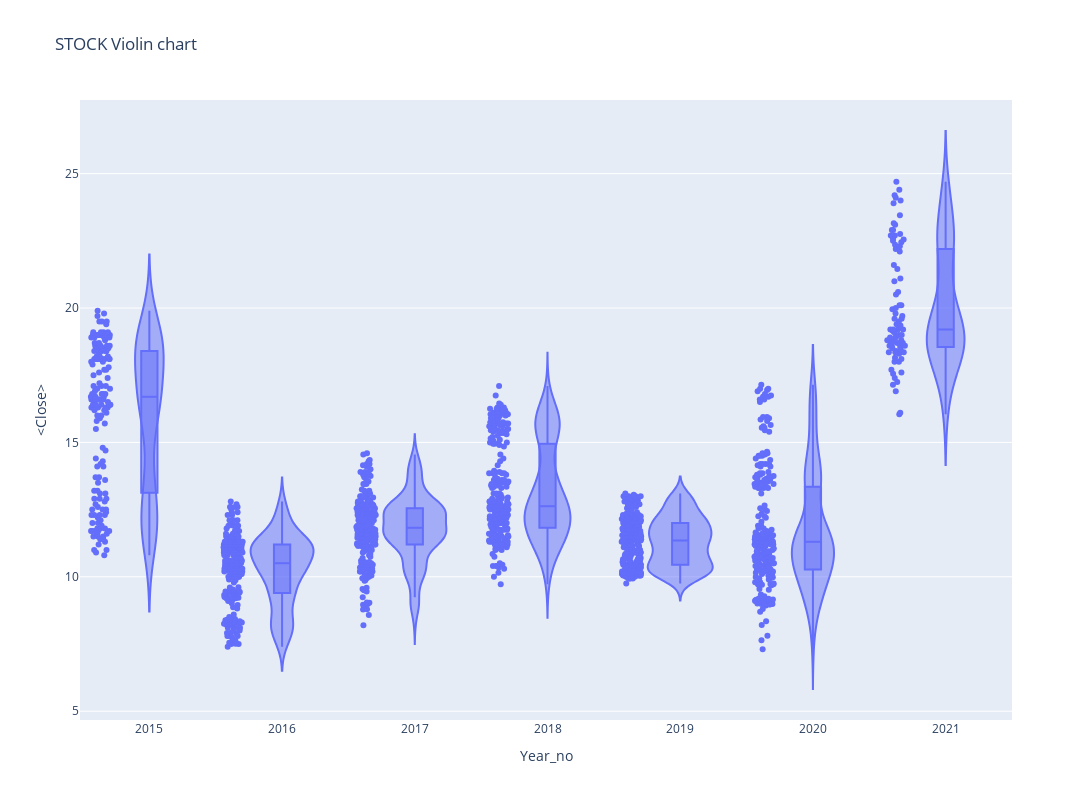

The notebook cell this image was saved under:
### Code cell
#px.violin(df_tips, y="tip", x="smoker", color="sex", box=True, points="all",
#          hover_data=df_tips.columns)

fig = go.Figure()
px.violin(df,x='Year_no',y='<Close>',box =True, points='all',
         hover_data=df.columns, title = 'STOCK Violin chart', height= 800, width= 1200)

### Figure 1 — Plotly figure (JSON) as saved in the notebook; plotly's stock layout.template omitted (floating-point values rounded to 4 significant figures; data arrays with more than 128 entries replaced by an {"elided": "..."} marker saying what was removed)
{"data": [{"alignmentgroup": "True", "box": {"visible": true}, "customdata": {"elided": "1500x3 mixed values"}, "hovertemplate": "Year_no=%{x}<br><Close>=%{y}<br>datetime=%{customdata[0]}<br><Volume>=%{customdata[1]}<br>Period=%{customdata[2]}<extra></extra>", "legendgroup": "", "marker": {"color": "#636efa"}, "name": "", "offsetgroup": "", "orientation": "v", "points": "all", "scalegroup": "True", "showlegend": false, "type": "violin", "x": {"elided": "1500 int values"}, "x0": " ", "xaxis": "x", "y": {"elided": "1500 float values"}, "y0": " ", "yaxis": "y"}], "layout": {"height": 800, "legend": {"tracegroupgap": 0}, "title": {"text": "STOCK Violin chart"}, "violinmode": "group", "width": 1200, "xaxis": {"anchor": "y", "domain": [0, 1], "title": {"text": "Year_no"}}, "yaxis": {"anchor": "x", "domain": [0, 1], "title": {"text": "<Close>"}}}}
